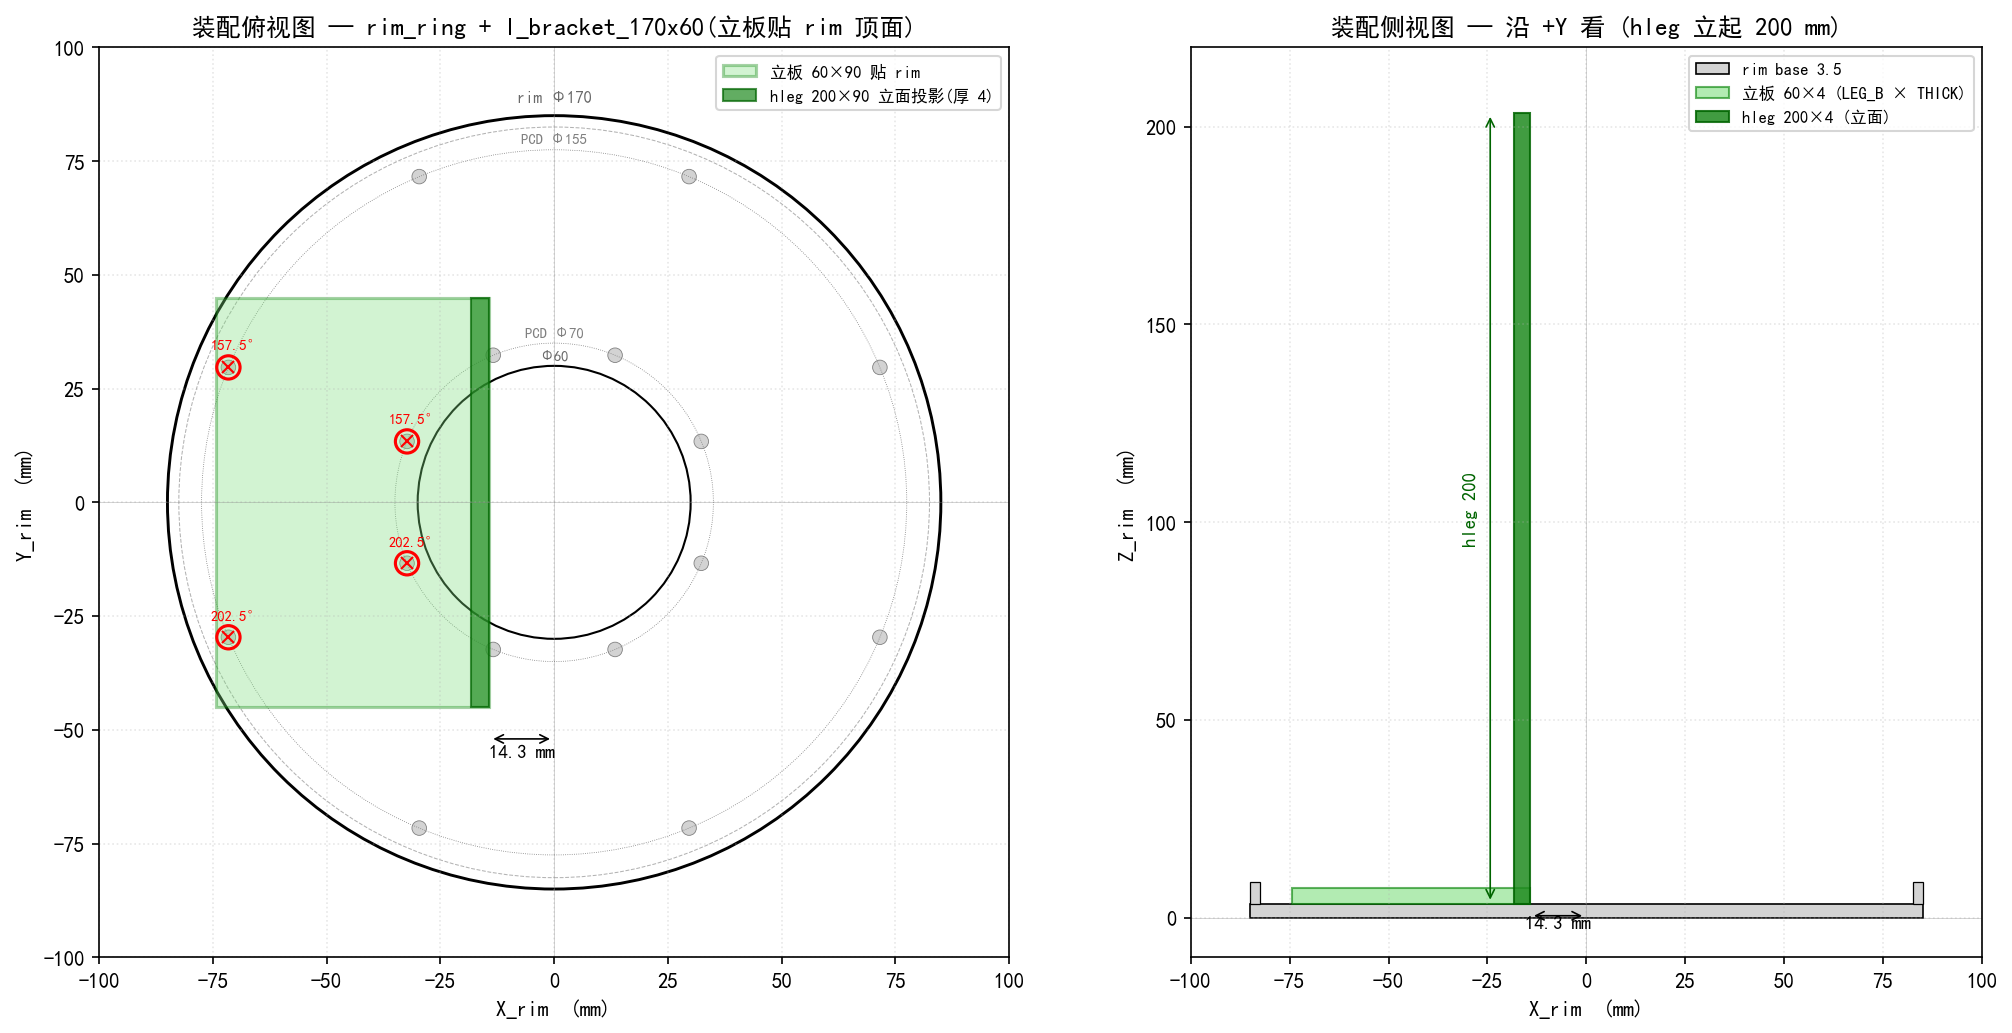

This figure's Python source:
"""
Assembly proposal preview: l_bracket_170x60 mated to rim_ring.

Geometry assumption (to be confirmed by user):
  • rim_ring is horizontal, top of base annulus at Z=3.5.
  • bracket is rotated -90° about Y from its print orientation, so that
    the vleg's print-frame back face (X=0, 60×90) lies flat ON the rim.
  • The hleg becomes a tall vertical fin (200 mm tall) sticking up.
  • The bracket's hleg "front" 200×90 vertical face (the one that was the
    bottom of the hleg in print) is placed 14.3 mm from rim center,
    extending in the −X direction of the rim.
  • Bracket is centered on the rim's X axis (so vleg's Y_v=45 → rim Y=0).
  • The 4 vleg M3 through-holes are MOVED from their current 70×40
    rectangle to match 4 specific rim_ring holes:
        — 2 inner holes (PCD Φ70) at angles 157.5° and 202.5°
        — 2 outer holes (PCD Φ155) at angles 157.5° and 202.5°
    These 4 form a symmetric trapezoid in the rim's top plane.

Output: assembly_preview.png — top-down view of rim with bracket footprint
        overlaid + side elevation showing hleg vertical fin.
"""
import math
from pathlib import Path
import matplotlib
matplotlib.use("Agg")
import matplotlib.pyplot as plt
from matplotlib.patches import Circle, Rectangle, FancyArrowPatch
import matplotlib.font_manager as fm

# Use a Chinese-capable font (SimHei mounted from Windows)
for p in ["/mnt/c/Windows/Fonts/simhei.ttf"]:
    if Path(p).exists():
        fm.fontManager.addfont(p)
        plt.rcParams["font.family"] = "SimHei"
        plt.rcParams["axes.unicode_minus"] = False
        break

# ===== rim_ring =====
RIM_OD, RIM_ID = 170.0, 60.0
R_IN_PCD, R_OUT_PCD = 35.0, 77.5
RIM_HOLE_D = 3.2
RIM_ANGLES = [22.5 + 45*k for k in range(8)]

# ===== bracket vleg footprint on rim =====
# Vleg 60 × 90 sits flat on rim. After rotation, in rim's XY plane:
#   X_rim goes from −14.3 (close to center) to −74.3 (close to outer edge)
#   Y_rim goes from −45 to +45
HLEG_DIST = 14.3      # the 200×90 face is at this distance from rim center
VLEG_RAD  = 60.0      # along radial (in rim X), = bracket LEG_B
VLEG_TAN  = 90.0      # along tangential (in rim Y), = bracket WIDTH
HLEG_THICK = 4.0      # the vertical hleg fin is 4 mm thick in rim X

# Proposed rim holes used as the 4 mounting holes
MATING = [(R_IN_PCD,  157.5), (R_IN_PCD,  202.5),
          (R_OUT_PCD, 157.5), (R_OUT_PCD, 202.5)]

# ===== Plot =====
fig, (ax_top, ax_side) = plt.subplots(1, 2, figsize=(14, 7))

# ---- Top-down view ----
ax = ax_top
ax.set_aspect("equal")
ax.set_title("装配俯视图 — rim_ring + l_bracket_170x60(立板贴 rim 顶面)", fontsize=12)
ax.set_xlim(-100, 100)
ax.set_ylim(-100, 100)
ax.grid(True, alpha=0.3, linestyle=":")
ax.axhline(0, color="gray", lw=0.4, alpha=0.4)
ax.axvline(0, color="gray", lw=0.4, alpha=0.4)

# rim disc
ax.add_patch(Circle((0, 0), RIM_OD/2, fill=False, lw=1.4, color="black"))
ax.add_patch(Circle((0, 0), RIM_ID/2, fill=False, lw=1.0, color="black"))
ax.add_patch(Circle((0, 0), 82.5,     fill=False, lw=0.5, color="gray", linestyle="--", alpha=0.6))
ax.text(0, RIM_OD/2 + 3, f"rim Φ{RIM_OD:g}", ha="center", fontsize=8, color="dimgray")
ax.text(0, RIM_ID/2 + 1.5, f"Φ{RIM_ID:g}", ha="center", fontsize=7, color="dimgray")

# all 16 rim holes (light)
for a in RIM_ANGLES:
    for R in (R_IN_PCD, R_OUT_PCD):
        cx, cy = R*math.cos(math.radians(a)), R*math.sin(math.radians(a))
        ax.add_patch(Circle((cx, cy), RIM_HOLE_D/2, color="lightgray", ec="gray", lw=0.4))

# PCD circles
ax.add_patch(Circle((0, 0), R_IN_PCD,  fill=False, lw=0.4, color="gray", linestyle=":"))
ax.add_patch(Circle((0, 0), R_OUT_PCD, fill=False, lw=0.4, color="gray", linestyle=":"))
ax.text(0, R_IN_PCD + 1.5,  f"PCD Φ{2*R_IN_PCD:g}",  ha="center", fontsize=7, color="gray")
ax.text(0, R_OUT_PCD + 1.5, f"PCD Φ{2*R_OUT_PCD:g}", ha="center", fontsize=7, color="gray")

# bracket vleg footprint (the 60 × 90 flat slab on rim, lying flat)
v_x0 = -HLEG_DIST - VLEG_RAD          # −74.3
v_y0 = -VLEG_TAN/2                    # −45
ax.add_patch(Rectangle((v_x0, v_y0), VLEG_RAD, VLEG_TAN,
                       fill=True, facecolor="#7fdf7f", alpha=0.35,
                       edgecolor="green", lw=1.5, label="立板 60×90 贴 rim"))

# hleg vertical fin — projected footprint in top view = 4 × 90 strip at X=−14.3..−18.3
ax.add_patch(Rectangle((-HLEG_DIST - HLEG_THICK, -VLEG_TAN/2),
                       HLEG_THICK, VLEG_TAN,
                       fill=True, facecolor="#1f8b1f", alpha=0.7,
                       edgecolor="darkgreen", lw=1.0, label="hleg 200×90 立面投影(厚 4)"))

# 4 mating holes highlighted in red
for (R, a) in MATING:
    cx = R*math.cos(math.radians(a))
    cy = R*math.sin(math.radians(a))
    ax.add_patch(Circle((cx, cy), RIM_HOLE_D/2 * 1.6,
                        fill=False, ec="red", lw=1.5))
    ax.plot(cx, cy, marker="x", color="red", markersize=6)
    ax.annotate(f"{a:g}°", (cx, cy), xytext=(cx - 4, cy + 4),
                fontsize=7, color="red")

# 14.3 mm dim arrow from center to hleg front face
ax.annotate("", xy=(-HLEG_DIST, -52), xytext=(0, -52),
            arrowprops=dict(arrowstyle="<->", color="black", lw=0.8))
ax.text(-HLEG_DIST/2, -56, f"{HLEG_DIST:g} mm",
        ha="center", fontsize=9, color="black")

# legend
ax.legend(loc="upper right", fontsize=8)
ax.set_xlabel("X_rim  (mm)")
ax.set_ylabel("Y_rim  (mm)")

# ---- Side elevation (looking along +Y_rim) ----
ax = ax_side
ax.set_aspect("equal")
ax.set_title("装配侧视图 — 沿 +Y 看 (hleg 立起 200 mm)", fontsize=12)
ax.set_xlim(-100, 100)
ax.set_ylim(-10, 220)
ax.grid(True, alpha=0.3, linestyle=":")
ax.axhline(0, color="gray", lw=0.4, alpha=0.4)
ax.axvline(0, color="gray", lw=0.4, alpha=0.4)

# rim cross-section (looking from +Y, so we see the rim's left/right halves)
# base annulus Z=0..3.5 (gray); upper rim at OD=165..170 stands at Z=3.5..9
BASE_H, RIM_H = 3.5, 5.5
ax.add_patch(Rectangle((-RIM_OD/2, 0), RIM_OD, BASE_H, fill=True,
                       facecolor="lightgray", edgecolor="black", lw=0.8,
                       label="rim base 3.5"))
# upper rim left part
ax.add_patch(Rectangle((-RIM_OD/2, BASE_H), 2.5, RIM_H, fill=True,
                       facecolor="lightgray", edgecolor="black", lw=0.6))
ax.add_patch(Rectangle((RIM_OD/2 - 2.5, BASE_H), 2.5, RIM_H, fill=True,
                       facecolor="lightgray", edgecolor="black", lw=0.6))

# bracket vleg (horizontal 60 × 4 slab) sitting on base top (Z=3.5..7.5)
ax.add_patch(Rectangle((-HLEG_DIST - VLEG_RAD, BASE_H), VLEG_RAD, HLEG_THICK,
                       fill=True, facecolor="#7fdf7f", alpha=0.6,
                       edgecolor="green", lw=1.0, label="立板 60×4 (LEG_B × THICK)"))
# hleg vertical fin (200 tall × 4 thick in rim-X)
ax.add_patch(Rectangle((-HLEG_DIST - HLEG_THICK, BASE_H), HLEG_THICK, 200,
                       fill=True, facecolor="#1f8b1f", alpha=0.85,
                       edgecolor="darkgreen", lw=1.0, label="hleg 200×4 (立面)"))

# 14.3 mm dim
ax.annotate("", xy=(-HLEG_DIST, BASE_H - 3), xytext=(0, BASE_H - 3),
            arrowprops=dict(arrowstyle="<->", color="black", lw=0.8))
ax.text(-HLEG_DIST/2, BASE_H - 6, f"{HLEG_DIST:g} mm",
        ha="center", fontsize=9, color="black")

# 200 mm height label
ax.annotate("", xy=(-HLEG_DIST - HLEG_THICK - 6, BASE_H),
            xytext=(-HLEG_DIST - HLEG_THICK - 6, BASE_H + 200),
            arrowprops=dict(arrowstyle="<->", color="darkgreen", lw=0.8))
ax.text(-HLEG_DIST - HLEG_THICK - 9, BASE_H + 100, "hleg 200",
        ha="right", va="center", fontsize=9, color="darkgreen",
        rotation=90)

ax.legend(loc="upper right", fontsize=8)
ax.set_xlabel("X_rim  (mm)")
ax.set_ylabel("Z_rim  (mm)")

plt.tight_layout()
out = Path(__file__).with_name("assembly_preview.png")
plt.savefig(out, dpi=150, bbox_inches="tight")
print(f"wrote {out}")

# ---- Also print the proposed vleg hole coordinates ----
print("\nProposed bracket vleg M3 hole positions (in vleg local frame Y_v, Z_v):")
print("  Y_v = Y_rim + WIDTH/2,    Z_v = -X_rim - HLEG_DIST")
print("  (current build's vleg Y∈[0,90], Z∈[0,60])")
WIDTH = 90.0
for (R, a) in MATING:
    cx = R*math.cos(math.radians(a))
    cy = R*math.sin(math.radians(a))
    Y_v = cy + WIDTH/2
    Z_v = -cx - HLEG_DIST
    print(f"  rim hole R={R:5.1f} @ {a:6.1f}°  ({cx:+7.3f}, {cy:+7.3f}) "
          f"→ bracket vleg (Y_v={Y_v:6.3f}, Z_v={Z_v:6.3f})")
